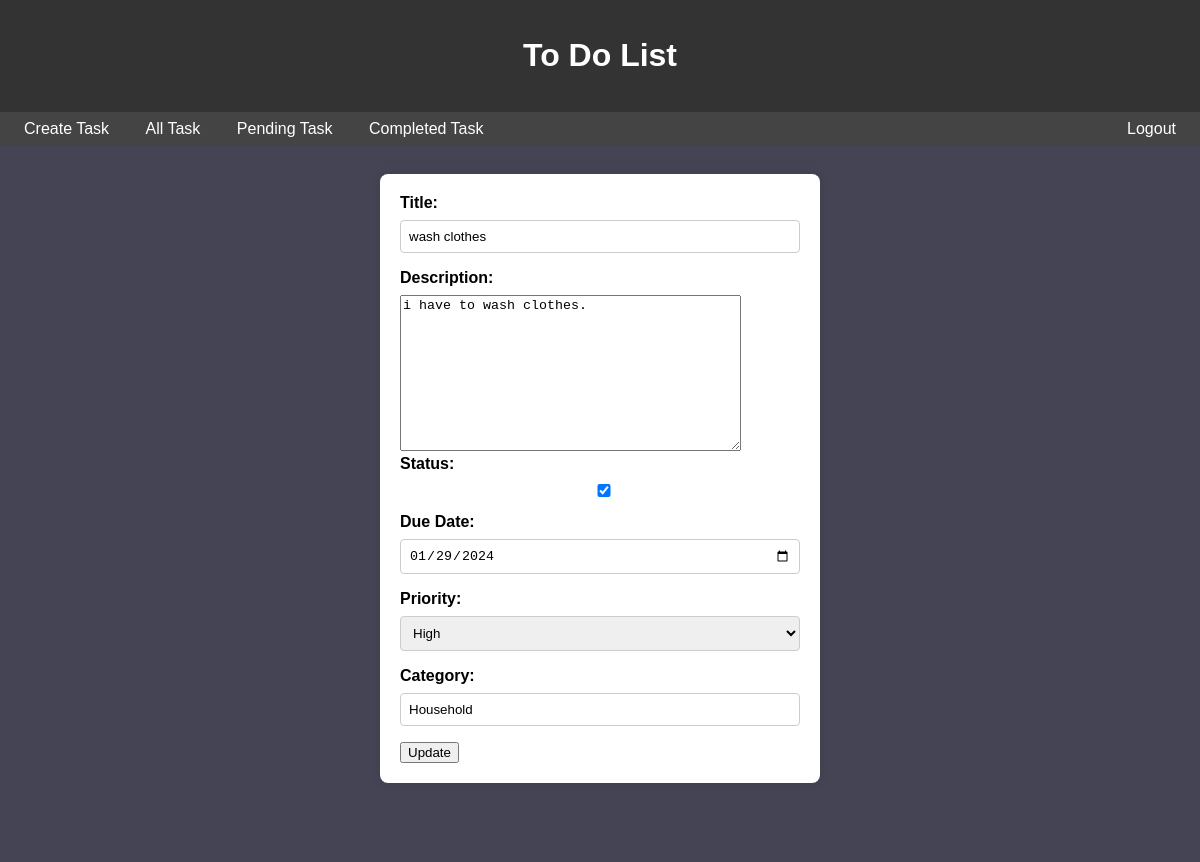
/tasks/update/7/, run on the app's committed database.
### tasks/models.py (models this page shows, shortened)
class Task(models.Model):
    title = models.CharField(max_length=50, null=False)
    description = models.TextField(null=True)
    status = models.BooleanField(default=False)
    due = models.DateField()
    priority = models.CharField(max_length=10, null=False)
    category = models.CharField(max_length=20, null=False)
    user = models.ForeignKey(User, on_delete=models.CASCADE, default=1)

### tasks/views.py (the view)
# urls.py: path('update/<int:task_id>/', views.update_task, name='update_task'),
def update_task(request, task_id):
    task = get_object_or_404(Task, id=task_id)
    if request.method == 'POST':
        form = TaskForm(request.POST, instance=task)
        if form.is_valid():
            form.save()
            return redirect('task_list')
    else:
        form = TaskForm(instance=task)
    return render(request, 'tasks/update_task.html', {'form': form, 'task': task})

### tasks/forms.py
class TaskForm(forms.ModelForm):
    PRIORITY_CHOICES = [
        ('high', 'High'),
        ('medium', 'Medium'),
        ('low', 'Low'),
    ]
    priority = forms.ChoiceField(choices=PRIORITY_CHOICES, widget=forms.Select(attrs={'class': 'form-control'}))
    class Meta:
        model = Task
        fields = ['title', 'description', 'status', 'due', 'priority', 'category']
        widgets = {
            'due': forms.DateInput(attrs={'type': 'date'}),
        }

### templates/tasks/update_task.html (shortened to what this page needs)
<!DOCTYPE html>
<html lang="en">
<head>
</head>
<body>
    <header>
        <h1>{% block header %}To Do List{% endblock %}</h1>
    </header>
    <nav>
        <div>
            <a href="{% url 'create_task' %}" class="{% if request.resolver_match.url_name == 'create_task' %}active{% endif %}">Create Task</a>
            <a href="{% url 'task_list' %}" class="{% if request.resolver_match.url_name == 'task_list' %}active{% endif %}">All Task</a>
            <a href="{% url 'pending_task' %}" class="{% if request.resolver_match.url_name == 'pending_task' %}active{% endif %}">Pending Task</a>
            <a href="{% url 'completed_task' %}" class="{% if request.resolver_match.url_name == 'completed_task' %}active{% endif %}">Completed Task</a>
        </div>
        <div>
            <a href="{% url 'logout' %}" class="{% if request.resolver_match.url_name == 'logout' %}active{% endif %}">Logout</a>
        </div>
    </nav>
    <div style="margin-top: 200px; background-color: #445; color: #fff; padding: 0.5em;
    margin-top: 0px; height:700px;">
        <form method="post" action="{% url 'update_task' task.id  %}">
            <div class="form-group">
                <label for="{{ form.title.id_for_label }}">Title:</label>
                {{ form.title }}
            </div>
            <div class="form-group">
                <label for="{{ form.description.id_for_label }}">Description:</label>
                {{ form.description }}
            </div>
            <div class="form-group">
                <label for="{{ form.status.id_for_label }}">Status:</label>
                {{ form.status }}
            </div>
            <div class="form-group">
                <label for="{{ form.due.id_for_label }}">Due Date:</label>
                {{ form.due }}
            </div>
            <div class="form-group">
                <label for="{{ form.priority.id_for_label }}">Priority:</label>
                {{ form.priority }}
            </div>
            <div class="form-group">
                <label for="{{ form.category.id_for_label }}">Category:</label>
                {{ form.category }}
            </div>
            <button type="submit">Update</button>
        </form>
    </div>

### templates/tasks/update_task.html (style rules this page uses)
form { max-width: 400px; margin: 0 auto; background-color: #fff; padding: 20px; border-radius: 8px; box-shadow: 0 0 10px rgba(0, 0, 0, 0.1); margin-top: 20px; }
label { display: block; margin-bottom: 8px; font-weight: bold; color: black; }
input, select { width: 100%; padding: 8px; margin-bottom: 16px; box-sizing: border-box; border: 1px solid #ccc; border-radius: 4px; }
body { font-family: Arial, sans-serif; margin: 0; padding: 0; background-color: #f4f4f4; }
header { background-color: #333; color: #fff; padding: 1em; text-align: center; }
nav { background-color: #444; color: #fff; padding: 0.5em; text-align: center; }
nav a { color: #fff; text-decoration: none; padding: 1em; }
nav { display: flex; justify-content: space-between; }

### data on the page
Task: title "wash clothes", description "i have to wash clothes.", status "☑", due "01/29/2024", priority "High", category "Household"
